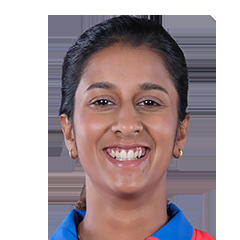
#> input picture img.png, 240 x 240 px
$ jupyter execute --allow-errors worksop1.ipynb
#> lines starting #> are read from the running program, lines starting #| are printed output that depends on the picture; after the words box and inside, x2 and y2 are one past the last pixel; in counts of white or black regions, pixels touching at a corner belong together; pictures that were not available may be replaced by others from this repository, and a replacement may not be noted
[cell 1]
# Import libraries
import cv2
import numpy as np
import matplotlib.pyplot as plt

[cell 2]
# Load the Face Image
faceImage = cv2.imread('img.png')
#> faceImage is the input picture: shape (240, 240, 3); mean B, G, R 161.7, 158.1, 172.6
plt.imshow(faceImage[:,:,::-1]);plt.title("Face")

[cell 3]
faceImage.shape
#> Out = (240, 240, 3)

[cell 4]
#resized_faceImage.shape
faceImage.shape
#> Out = (240, 240, 3)

[cell 5]
# Load the Sunglass image with Alpha channel
# (http://pluspng.com/sunglass-png-1104.html)
glassPNG = cv2.imread('sg.png',-1)
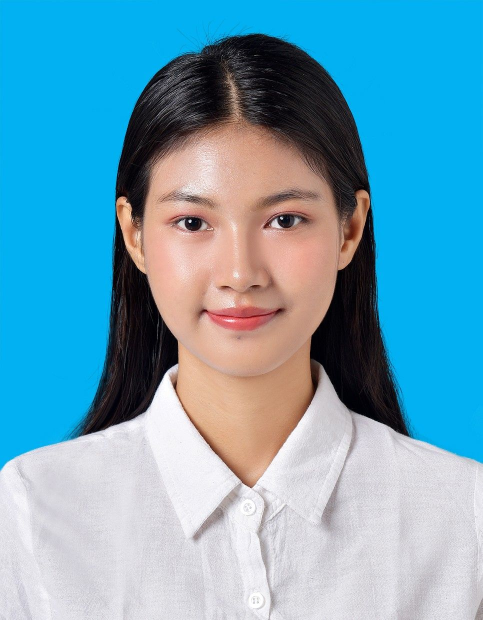
#> input picture abc.png, 965 x 1240 px, given in place of sg.png, which was not available (shown at 1/2 size)
#> glassPNG is the input picture: shape (1240, 965, 3); mean B, G, R 186.7, 163.5, 107.1
plt.imshow(glassPNG[:,:,::-1]);plt.title("glassPNG")

[cell 6]
# Resize the image to fit over the eye region
glassPNG = cv2.resize(glassPNG,(140,30))
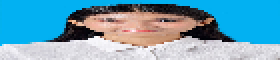
#> glassPNG: shape (30, 140, 3) (shown 2 times larger); mean B, G, R 187, 163.8, 107.2
print("image Dimension ={}".format(glassPNG.shape))
#| image Dimension =(30, 140, 3)

[cell 7]
# Separate the Color and alpha channels
glassBGR = glassPNG[:,:,0:3]
#> (the rest of this cell did not finish here and is left out)

[cell 8]
# Display the images for clarity
plt.figure(figsize=[15,15])
plt.subplot(121);plt.imshow(glassBGR[:,:,::-1]);plt.title('Sunglass Color channels');
#> (the rest of this cell did not finish here and is left out)

[cell 9]
# Make a copy
#faceWithGlassesNaive = resized_faceImage.copy()
faceWithGlassesNaive = faceImage.copy()

# Replace the eye region with the sunglass image
faceWithGlassesNaive[90:120,60:200]=glassBGR
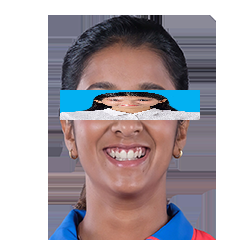
#> faceWithGlassesNaive: shape (240, 240, 3); 7.29% of pixels changed, all inside (x1, y1, x2, y2) = (60, 90, 200, 120)

plt.imshow(faceWithGlassesNaive[...,::-1])
